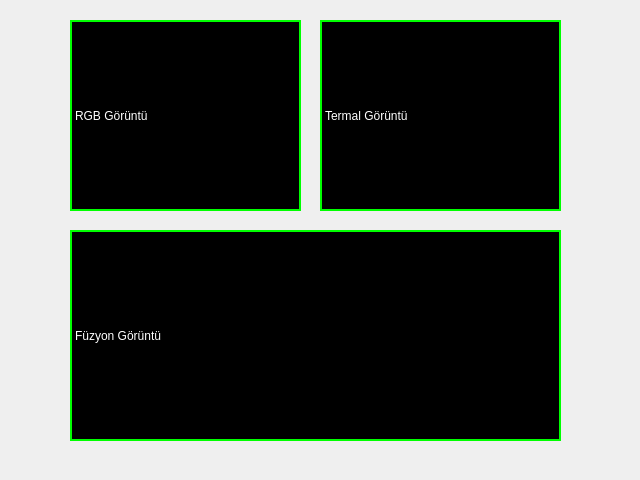
<?xml version="1.0" encoding="UTF-8"?>
<ui version="4.0">
 <class>Fusion</class>
 <widget class="QDialog" name="Fusion">
  <property name="geometry">
   <rect>
    <x>0</x>
    <y>0</y>
    <width>640</width>
    <height>480</height>
   </rect>
  </property>
  <property name="windowTitle">
   <string>Dialog</string>
  </property>
  <widget class="QLabel" name="lblRGB">
   <property name="geometry">
    <rect>
     <x>70</x>
     <y>20</y>
     <width>231</width>
     <height>191</height>
    </rect>
   </property>
   <property name="styleSheet">
    <string notr="true">border: 2px solid #00FF00; /* Yeşil Çerçeve */
background-color: black;    /* Siyah Zemin */
color: white;               /* Beyaz Yazı */</string>
   </property>
   <property name="text">
    <string>RGB Görüntü</string>
   </property>
  </widget>
  <widget class="QLabel" name="lblThermal">
   <property name="geometry">
    <rect>
     <x>320</x>
     <y>20</y>
     <width>241</width>
     <height>191</height>
    </rect>
   </property>
   <property name="styleSheet">
    <string notr="true">border: 2px solid #00FF00; /* Yeşil Çerçeve */
background-color: black;    /* Siyah Zemin */
color: white;               /* Beyaz Yazı */</string>
   </property>
   <property name="text">
    <string>Termal Görüntü</string>
   </property>
  </widget>
  <widget class="QLabel" name="lblFusion">
   <property name="geometry">
    <rect>
     <x>70</x>
     <y>230</y>
     <width>491</width>
     <height>211</height>
    </rect>
   </property>
   <property name="styleSheet">
    <string notr="true">border: 2px solid #00FF00; /* Yeşil Çerçeve */
background-color: black;    /* Siyah Zemin */
color: white;               /* Beyaz Yazı */</string>
   </property>
   <property name="text">
    <string>Füzyon Görüntü</string>
   </property>
  </widget>
 </widget>
 <resources/>
 <connections/>
</ui>
